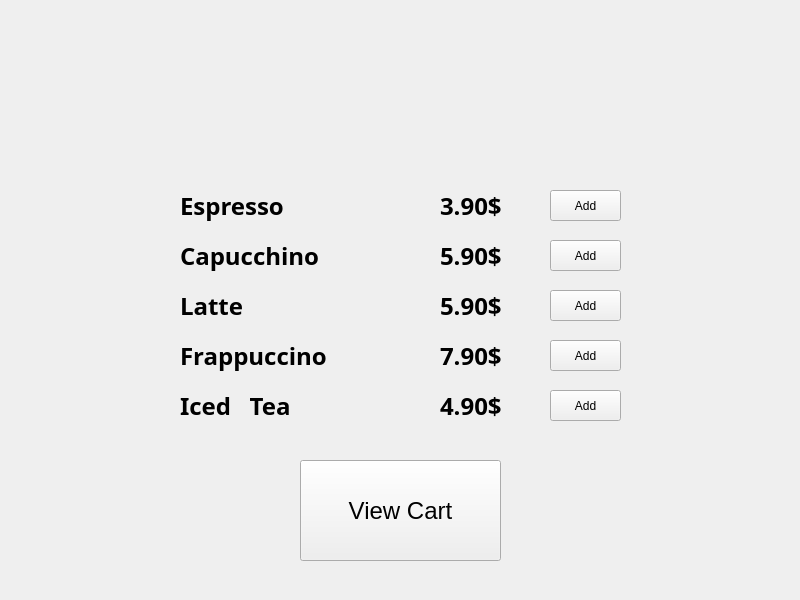
<?xml version="1.0" encoding="UTF-8"?>
<ui version="4.0">
 <class>MainWindow</class>
 <widget class="QMainWindow" name="MainWindow">
  <property name="geometry">
   <rect>
    <x>0</x>
    <y>0</y>
    <width>800</width>
    <height>600</height>
   </rect>
  </property>
  <property name="windowTitle">
   <string>MainWindow</string>
  </property>
  <widget class="QWidget" name="centralwidget">
   <widget class="QStackedWidget" name="stackedWidget">
    <property name="geometry">
     <rect>
      <x>0</x>
      <y>0</y>
      <width>800</width>
      <height>580</height>
     </rect>
    </property>
    <property name="currentIndex">
     <number>0</number>
    </property>
    <widget class="QWidget" name="page">
     <widget class="QLabel" name="Capuchino">
      <property name="geometry">
       <rect>
        <x>180</x>
        <y>240</y>
        <width>181</width>
        <height>31</height>
       </rect>
      </property>
      <property name="font">
       <font>
        <family>Rockwell Extra Bold</family>
        <pointsize>18</pointsize>
        <bold>true</bold>
       </font>
      </property>
      <property name="text">
       <string>Capucchino</string>
      </property>
     </widget>
     <widget class="QLabel" name="Latte">
      <property name="geometry">
       <rect>
        <x>180</x>
        <y>290</y>
        <width>131</width>
        <height>31</height>
       </rect>
      </property>
      <property name="font">
       <font>
        <family>Rockwell Extra Bold</family>
        <pointsize>18</pointsize>
        <bold>true</bold>
       </font>
      </property>
      <property name="text">
       <string>Latte</string>
      </property>
     </widget>
     <widget class="QLabel" name="IcedTeas">
      <property name="geometry">
       <rect>
        <x>180</x>
        <y>390</y>
        <width>191</width>
        <height>31</height>
       </rect>
      </property>
      <property name="font">
       <font>
        <family>Rockwell Extra Bold</family>
        <pointsize>18</pointsize>
        <bold>true</bold>
       </font>
      </property>
      <property name="text">
       <string>Iced   Tea</string>
      </property>
     </widget>
     <widget class="QLabel" name="Espresso">
      <property name="geometry">
       <rect>
        <x>180</x>
        <y>190</y>
        <width>131</width>
        <height>31</height>
       </rect>
      </property>
      <property name="font">
       <font>
        <family>Rockwell Extra Bold</family>
        <pointsize>18</pointsize>
        <bold>true</bold>
       </font>
      </property>
      <property name="text">
       <string>Espresso</string>
      </property>
     </widget>
     <widget class="QLabel" name="Frappuccino">
      <property name="geometry">
       <rect>
        <x>180</x>
        <y>340</y>
        <width>191</width>
        <height>31</height>
       </rect>
      </property>
      <property name="font">
       <font>
        <family>Rockwell Extra Bold</family>
        <pointsize>18</pointsize>
        <bold>true</bold>
       </font>
      </property>
      <property name="text">
       <string>Frappuccino</string>
      </property>
     </widget>
     <widget class="QPushButton" name="buttonAddEspresso">
      <property name="geometry">
       <rect>
        <x>550</x>
        <y>190</y>
        <width>71</width>
        <height>31</height>
       </rect>
      </property>
      <property name="text">
       <string>Add</string>
      </property>
     </widget>
     <widget class="QLabel" name="PriceEspresso">
      <property name="geometry">
       <rect>
        <x>440</x>
        <y>190</y>
        <width>81</width>
        <height>31</height>
       </rect>
      </property>
      <property name="font">
       <font>
        <family>Rockwell Extra Bold</family>
        <pointsize>18</pointsize>
        <bold>true</bold>
       </font>
      </property>
      <property name="text">
       <string>3.90$</string>
      </property>
     </widget>
     <widget class="QLabel" name="PriceCapuchino">
      <property name="geometry">
       <rect>
        <x>440</x>
        <y>240</y>
        <width>81</width>
        <height>31</height>
       </rect>
      </property>
      <property name="font">
       <font>
        <family>Rockwell Extra Bold</family>
        <pointsize>18</pointsize>
        <bold>true</bold>
       </font>
      </property>
      <property name="text">
       <string>5.90$</string>
      </property>
     </widget>
     <widget class="QLabel" name="PriceLatte">
      <property name="geometry">
       <rect>
        <x>440</x>
        <y>290</y>
        <width>81</width>
        <height>31</height>
       </rect>
      </property>
      <property name="font">
       <font>
        <family>Rockwell Extra Bold</family>
        <pointsize>18</pointsize>
        <bold>true</bold>
       </font>
      </property>
      <property name="text">
       <string>5.90$</string>
      </property>
     </widget>
     <widget class="QLabel" name="PriceFrappucchino">
      <property name="geometry">
       <rect>
        <x>440</x>
        <y>340</y>
        <width>81</width>
        <height>31</height>
       </rect>
      </property>
      <property name="font">
       <font>
        <family>Rockwell Extra Bold</family>
        <pointsize>18</pointsize>
        <bold>true</bold>
       </font>
      </property>
      <property name="text">
       <string>7.90$</string>
      </property>
     </widget>
     <widget class="QLabel" name="PriceIcedTeas">
      <property name="geometry">
       <rect>
        <x>440</x>
        <y>390</y>
        <width>81</width>
        <height>31</height>
       </rect>
      </property>
      <property name="font">
       <font>
        <family>Rockwell Extra Bold</family>
        <pointsize>18</pointsize>
        <bold>true</bold>
       </font>
      </property>
      <property name="text">
       <string>4.90$</string>
      </property>
     </widget>
     <widget class="QPushButton" name="buttonAddCapucchino">
      <property name="geometry">
       <rect>
        <x>550</x>
        <y>240</y>
        <width>71</width>
        <height>31</height>
       </rect>
      </property>
      <property name="text">
       <string>Add</string>
      </property>
     </widget>
     <widget class="QPushButton" name="buttonAddLatte">
      <property name="geometry">
       <rect>
        <x>550</x>
        <y>290</y>
        <width>71</width>
        <height>31</height>
       </rect>
      </property>
      <property name="text">
       <string>Add</string>
      </property>
     </widget>
     <widget class="QPushButton" name="buttonAddFrappucchino">
      <property name="geometry">
       <rect>
        <x>550</x>
        <y>340</y>
        <width>71</width>
        <height>31</height>
       </rect>
      </property>
      <property name="text">
       <string>Add</string>
      </property>
     </widget>
     <widget class="QPushButton" name="buttonAddIcedTeas">
      <property name="geometry">
       <rect>
        <x>550</x>
        <y>390</y>
        <width>71</width>
        <height>31</height>
       </rect>
      </property>
      <property name="text">
       <string>Add</string>
      </property>
     </widget>
     <widget class="QLabel" name="logo">
      <property name="geometry">
       <rect>
        <x>220</x>
        <y>10</y>
        <width>357</width>
        <height>159</height>
       </rect>
      </property>
      <property name="font">
       <font>
        <family>Rockwell</family>
        <pointsize>28</pointsize>
        <bold>true</bold>
       </font>
      </property>
      <property name="text">
       <string/>
      </property>
      <property name="textFormat">
       <enum>Qt::AutoText</enum>
      </property>
      <property name="alignment">
       <set>Qt::AlignCenter</set>
      </property>
     </widget>
     <widget class="QLabel" name="background">
      <property name="geometry">
       <rect>
        <x>0</x>
        <y>0</y>
        <width>800</width>
        <height>600</height>
       </rect>
      </property>
      <property name="font">
       <font>
        <family>Rockwell</family>
        <pointsize>28</pointsize>
        <bold>true</bold>
       </font>
      </property>
      <property name="text">
       <string/>
      </property>
      <property name="textFormat">
       <enum>Qt::AutoText</enum>
      </property>
      <property name="alignment">
       <set>Qt::AlignCenter</set>
      </property>
     </widget>
     <widget class="QPushButton" name="buttonViewCart">
      <property name="geometry">
       <rect>
        <x>300</x>
        <y>460</y>
        <width>201</width>
        <height>101</height>
       </rect>
      </property>
      <property name="font">
       <font>
        <pointsize>18</pointsize>
       </font>
      </property>
      <property name="text">
       <string>View Cart</string>
      </property>
     </widget>
     <zorder>background</zorder>
     <zorder>Capuchino</zorder>
     <zorder>Latte</zorder>
     <zorder>IcedTeas</zorder>
     <zorder>Espresso</zorder>
     <zorder>Frappuccino</zorder>
     <zorder>buttonAddEspresso</zorder>
     <zorder>PriceEspresso</zorder>
     <zorder>PriceCapuchino</zorder>
     <zorder>PriceLatte</zorder>
     <zorder>PriceFrappucchino</zorder>
     <zorder>PriceIcedTeas</zorder>
     <zorder>buttonAddCapucchino</zorder>
     <zorder>buttonAddLatte</zorder>
     <zorder>buttonAddFrappucchino</zorder>
     <zorder>buttonAddIcedTeas</zorder>
     <zorder>logo</zorder>
     <zorder>buttonViewCart</zorder>
    </widget>
    <widget class="QWidget" name="page2">
     <widget class="QLabel" name="YourOrder">
      <property name="geometry">
       <rect>
        <x>280</x>
        <y>200</y>
        <width>240</width>
        <height>50</height>
       </rect>
      </property>
      <property name="font">
       <font>
        <family>Rockwell</family>
        <pointsize>28</pointsize>
        <bold>true</bold>
       </font>
      </property>
      <property name="text">
       <string>Your Order</string>
      </property>
      <property name="textFormat">
       <enum>Qt::AutoText</enum>
      </property>
      <property name="alignment">
       <set>Qt::AlignCenter</set>
      </property>
     </widget>
     <widget class="QListWidget" name="itemsInCart">
      <property name="geometry">
       <rect>
        <x>200</x>
        <y>270</y>
        <width>400</width>
        <height>141</height>
       </rect>
      </property>
     </widget>
     <widget class="QLabel" name="Total">
      <property name="geometry">
       <rect>
        <x>200</x>
        <y>430</y>
        <width>91</width>
        <height>31</height>
       </rect>
      </property>
      <property name="font">
       <font>
        <family>Rockwell Extra Bold</family>
        <pointsize>18</pointsize>
        <bold>true</bold>
       </font>
      </property>
      <property name="text">
       <string>Total:</string>
      </property>
     </widget>
     <widget class="QLabel" name="TotalPriceInCart">
      <property name="geometry">
       <rect>
        <x>310</x>
        <y>430</y>
        <width>291</width>
        <height>31</height>
       </rect>
      </property>
      <property name="font">
       <font>
        <family>Rockwell Extra Bold</family>
        <pointsize>18</pointsize>
        <bold>true</bold>
       </font>
      </property>
      <property name="text">
       <string/>
      </property>
     </widget>
     <widget class="QPushButton" name="buttonBackToSelection">
      <property name="geometry">
       <rect>
        <x>200</x>
        <y>490</y>
        <width>151</width>
        <height>61</height>
       </rect>
      </property>
      <property name="font">
       <font>
        <pointsize>18</pointsize>
       </font>
      </property>
      <property name="text">
       <string>Back</string>
      </property>
     </widget>
     <widget class="QPushButton" name="buttonPay">
      <property name="geometry">
       <rect>
        <x>450</x>
        <y>490</y>
        <width>151</width>
        <height>61</height>
       </rect>
      </property>
      <property name="font">
       <font>
        <pointsize>18</pointsize>
       </font>
      </property>
      <property name="text">
       <string>Pay</string>
      </property>
     </widget>
     <widget class="QLabel" name="background2">
      <property name="geometry">
       <rect>
        <x>0</x>
        <y>0</y>
        <width>800</width>
        <height>600</height>
       </rect>
      </property>
      <property name="font">
       <font>
        <family>Rockwell</family>
        <pointsize>28</pointsize>
        <bold>true</bold>
       </font>
      </property>
      <property name="text">
       <string/>
      </property>
      <property name="textFormat">
       <enum>Qt::AutoText</enum>
      </property>
      <property name="alignment">
       <set>Qt::AlignCenter</set>
      </property>
     </widget>
     <widget class="QLabel" name="logo2">
      <property name="geometry">
       <rect>
        <x>220</x>
        <y>10</y>
        <width>357</width>
        <height>159</height>
       </rect>
      </property>
      <property name="font">
       <font>
        <family>Rockwell</family>
        <pointsize>28</pointsize>
        <bold>true</bold>
       </font>
      </property>
      <property name="text">
       <string/>
      </property>
      <property name="textFormat">
       <enum>Qt::AutoText</enum>
      </property>
      <property name="alignment">
       <set>Qt::AlignCenter</set>
      </property>
     </widget>
     <zorder>background2</zorder>
     <zorder>YourOrder</zorder>
     <zorder>itemsInCart</zorder>
     <zorder>Total</zorder>
     <zorder>TotalPriceInCart</zorder>
     <zorder>buttonBackToSelection</zorder>
     <zorder>buttonPay</zorder>
     <zorder>logo2</zorder>
    </widget>
    <widget class="QWidget" name="page3">
     <widget class="QLabel" name="Payment">
      <property name="geometry">
       <rect>
        <x>280</x>
        <y>200</y>
        <width>240</width>
        <height>50</height>
       </rect>
      </property>
      <property name="font">
       <font>
        <family>Rockwell</family>
        <pointsize>28</pointsize>
        <italic>false</italic>
        <bold>true</bold>
        <underline>false</underline>
        <strikeout>false</strikeout>
       </font>
      </property>
      <property name="text">
       <string>Payment</string>
      </property>
      <property name="textFormat">
       <enum>Qt::AutoText</enum>
      </property>
      <property name="alignment">
       <set>Qt::AlignCenter</set>
      </property>
     </widget>
     <widget class="QLabel" name="Total_2">
      <property name="geometry">
       <rect>
        <x>200</x>
        <y>280</y>
        <width>81</width>
        <height>31</height>
       </rect>
      </property>
      <property name="font">
       <font>
        <family>Rockwell Extra Bold</family>
        <pointsize>18</pointsize>
        <bold>true</bold>
       </font>
      </property>
      <property name="text">
       <string>Total:</string>
      </property>
     </widget>
     <widget class="QLabel" name="TotalPriceInCart_2">
      <property name="geometry">
       <rect>
        <x>300</x>
        <y>280</y>
        <width>221</width>
        <height>31</height>
       </rect>
      </property>
      <property name="font">
       <font>
        <family>Rockwell Extra Bold</family>
        <pointsize>18</pointsize>
        <bold>true</bold>
       </font>
      </property>
      <property name="text">
       <string/>
      </property>
     </widget>
     <widget class="QLabel" name="Name">
      <property name="geometry">
       <rect>
        <x>190</x>
        <y>330</y>
        <width>91</width>
        <height>31</height>
       </rect>
      </property>
      <property name="font">
       <font>
        <family>Rockwell Extra Bold</family>
        <pointsize>18</pointsize>
        <bold>true</bold>
       </font>
      </property>
      <property name="text">
       <string>Name:</string>
      </property>
     </widget>
     <widget class="QLabel" name="CardNumber">
      <property name="geometry">
       <rect>
        <x>80</x>
        <y>380</y>
        <width>211</width>
        <height>31</height>
       </rect>
      </property>
      <property name="font">
       <font>
        <family>Rockwell Extra Bold</family>
        <pointsize>18</pointsize>
        <bold>true</bold>
       </font>
      </property>
      <property name="text">
       <string>Card Number:</string>
      </property>
     </widget>
     <widget class="QLabel" name="background3">
      <property name="geometry">
       <rect>
        <x>0</x>
        <y>0</y>
        <width>800</width>
        <height>600</height>
       </rect>
      </property>
      <property name="font">
       <font>
        <family>Rockwell</family>
        <pointsize>28</pointsize>
        <bold>true</bold>
       </font>
      </property>
      <property name="text">
       <string/>
      </property>
      <property name="textFormat">
       <enum>Qt::AutoText</enum>
      </property>
      <property name="alignment">
       <set>Qt::AlignCenter</set>
      </property>
     </widget>
     <widget class="QPushButton" name="buttonConfirm">
      <property name="geometry">
       <rect>
        <x>540</x>
        <y>460</y>
        <width>201</width>
        <height>60</height>
       </rect>
      </property>
      <property name="font">
       <font>
        <pointsize>18</pointsize>
       </font>
      </property>
      <property name="text">
       <string>Confirm</string>
      </property>
     </widget>
     <widget class="QLabel" name="logo3">
      <property name="geometry">
       <rect>
        <x>220</x>
        <y>10</y>
        <width>357</width>
        <height>159</height>
       </rect>
      </property>
      <property name="font">
       <font>
        <family>Rockwell</family>
        <pointsize>28</pointsize>
        <bold>true</bold>
       </font>
      </property>
      <property name="text">
       <string/>
      </property>
      <property name="textFormat">
       <enum>Qt::AutoText</enum>
      </property>
      <property name="alignment">
       <set>Qt::AlignCenter</set>
      </property>
     </widget>
     <widget class="QTextEdit" name="textEditName">
      <property name="geometry">
       <rect>
        <x>300</x>
        <y>330</y>
        <width>221</width>
        <height>31</height>
       </rect>
      </property>
      <property name="font">
       <font>
        <family>Rockwell</family>
       </font>
      </property>
     </widget>
     <widget class="QTextEdit" name="textEditCardNumber">
      <property name="geometry">
       <rect>
        <x>300</x>
        <y>380</y>
        <width>221</width>
        <height>31</height>
       </rect>
      </property>
      <property name="font">
       <font>
        <family>Rockwell</family>
       </font>
      </property>
     </widget>
     <widget class="QPushButton" name="buttonBackToCart">
      <property name="geometry">
       <rect>
        <x>60</x>
        <y>460</y>
        <width>201</width>
        <height>60</height>
       </rect>
      </property>
      <property name="font">
       <font>
        <pointsize>18</pointsize>
       </font>
      </property>
      <property name="text">
       <string>Back</string>
      </property>
     </widget>
     <zorder>background3</zorder>
     <zorder>Payment</zorder>
     <zorder>Total_2</zorder>
     <zorder>TotalPriceInCart_2</zorder>
     <zorder>Name</zorder>
     <zorder>CardNumber</zorder>
     <zorder>buttonConfirm</zorder>
     <zorder>logo3</zorder>
     <zorder>textEditName</zorder>
     <zorder>textEditCardNumber</zorder>
     <zorder>buttonBackToCart</zorder>
    </widget>
    <widget class="QWidget" name="page4">
     <widget class="QLabel" name="label">
      <property name="geometry">
       <rect>
        <x>220</x>
        <y>250</y>
        <width>360</width>
        <height>51</height>
       </rect>
      </property>
      <property name="font">
       <font>
        <pointsize>28</pointsize>
       </font>
      </property>
      <property name="text">
       <string>Thank you</string>
      </property>
      <property name="alignment">
       <set>Qt::AlignCenter</set>
      </property>
     </widget>
     <widget class="QLabel" name="label_2">
      <property name="geometry">
       <rect>
        <x>220</x>
        <y>340</y>
        <width>360</width>
        <height>51</height>
       </rect>
      </property>
      <property name="font">
       <font>
        <pointsize>28</pointsize>
       </font>
      </property>
      <property name="text">
       <string>F R I E N D S</string>
      </property>
      <property name="alignment">
       <set>Qt::AlignCenter</set>
      </property>
     </widget>
     <widget class="QLabel" name="background4">
      <property name="geometry">
       <rect>
        <x>0</x>
        <y>0</y>
        <width>800</width>
        <height>600</height>
       </rect>
      </property>
      <property name="font">
       <font>
        <family>Rockwell</family>
        <pointsize>28</pointsize>
        <bold>true</bold>
       </font>
      </property>
      <property name="text">
       <string/>
      </property>
      <property name="textFormat">
       <enum>Qt::AutoText</enum>
      </property>
      <property name="alignment">
       <set>Qt::AlignCenter</set>
      </property>
     </widget>
     <widget class="QLabel" name="logo4">
      <property name="geometry">
       <rect>
        <x>220</x>
        <y>10</y>
        <width>357</width>
        <height>159</height>
       </rect>
      </property>
      <property name="font">
       <font>
        <family>Rockwell</family>
        <pointsize>28</pointsize>
        <bold>true</bold>
       </font>
      </property>
      <property name="text">
       <string/>
      </property>
      <property name="textFormat">
       <enum>Qt::AutoText</enum>
      </property>
      <property name="alignment">
       <set>Qt::AlignCenter</set>
      </property>
     </widget>
     <widget class="QPushButton" name="buttonConfirm_2">
      <property name="geometry">
       <rect>
        <x>200</x>
        <y>460</y>
        <width>401</width>
        <height>60</height>
       </rect>
      </property>
      <property name="font">
       <font>
        <pointsize>18</pointsize>
       </font>
      </property>
      <property name="text">
       <string>Make a new order</string>
      </property>
     </widget>
     <zorder>background4</zorder>
     <zorder>label</zorder>
     <zorder>label_2</zorder>
     <zorder>logo4</zorder>
     <zorder>buttonConfirm_2</zorder>
    </widget>
   </widget>
  </widget>
  <widget class="QMenuBar" name="menubar">
   <property name="geometry">
    <rect>
     <x>0</x>
     <y>0</y>
     <width>800</width>
     <height>21</height>
    </rect>
   </property>
  </widget>
 </widget>
 <resources/>
 <connections/>
</ui>
